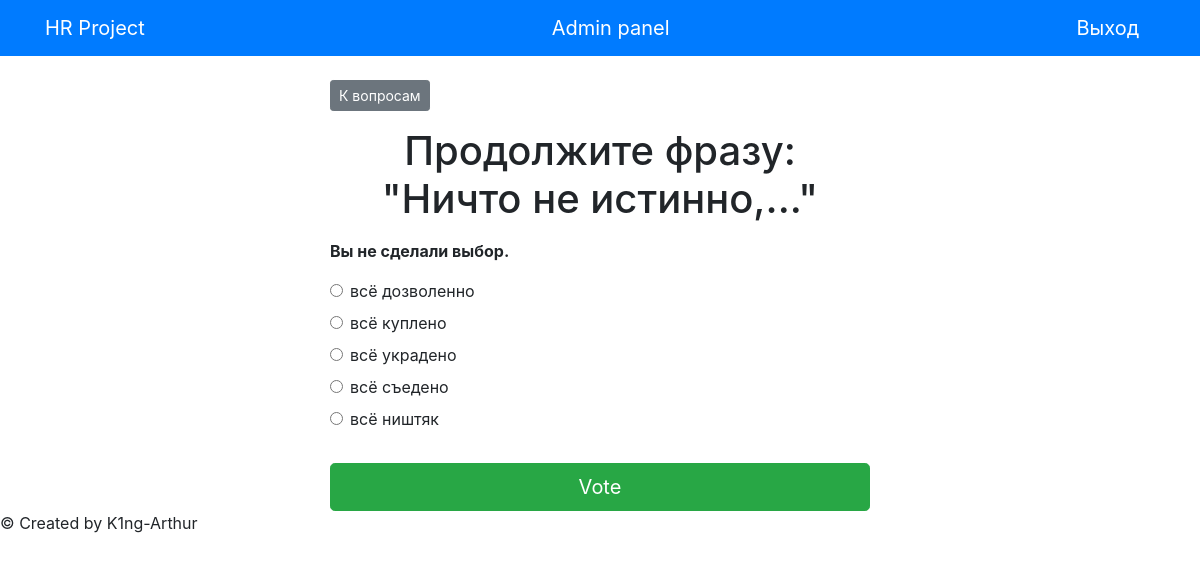
Page /polls/2/vote/ (signed in) on the committed database.
### polls/models.py (models this page shows, shortened)
class Question(models.Model):
	RADIO = 'RADIO'
	CHECKBOX = 'CHECKBOX'
	TYPE_OF_CHOICES = [
		(RADIO, 'Радиокнопка'),
		(CHECKBOX, 'Чекбокс'),
	]
	question_text = models.CharField('Текст вопроса', max_length=200, null=True, blank=True)
	img = models.ImageField('Изображение', blank=True, upload_to='')
	type_of = models.CharField('Выбор варианта', max_length=8, null=True, choices=TYPE_OF_CHOICES, default=RADIO)
	pub_date = models.DateTimeField('Дата публикации', default=timezone.now)
	start_date = models.DateTimeField('Начало теста', auto_now=False, default= timezone.now)
	class Meta:
		verbose_name = 'Вопрос'
		verbose_name_plural = 'Вопросы'

class Choice(models.Model):
	question = models.ForeignKey(Question, on_delete=models.CASCADE)
	choice_text = models.CharField('Текст вариантов', max_length=200)
	choice_weight = models.IntegerField('Вес ответа', editable=True, default=0)
	class Meta:
		verbose_name = 'Ответ'
		verbose_name_plural = 'Ответы'

### polls/views.py (the view)
# urls.py: path('<int:question_id>/vote/', views.vote, name='vote'),
def vote(request, question_id):
    user = request.user
    question = get_object_or_404(Question, pk=question_id)
    questionnaire_id = QuestionInQuestionnaire.objects.get(id=question_id).questionnaire.id
    questionnaires = get_object_or_404(Questionnaire, pk=questionnaire_id)
    users_profile = UserProfile.objects.filter(user=user)
    try:
        selected_choice = question.choice_set.get(pk=request.POST['choice'])
        multiple_choice = question.choice_set.filter(id__in=request.POST.getlist('choice'))
    except (KeyError, Choice.DoesNotExist):
        context = {
        	'questionnaires': questionnaires,
        	'question': question,
        	'user': user,
        	'error_message': "Вы не сделали выбор.",
        }
        return render(request, 'polls/detail.html', context)
    else:
    	user_data = UserProfile.objects.all()
    	for i in user_data:
    		i.raiting += selected_choice.choice_weight
    		i.save()
    	return HttpResponseRedirect(reverse('polls:questions_in_questionnaire',args=(1,)))

### templates/polls/detail.html (shortened to what this page needs)
{% extends 'base.html' %}
{% block content %}
	{% if user.is_authenticated %}
		<a class="btn btn-secondary btn-sm mb-3" href="{% url 'polls:questions_in_questionnaire' 1 %}">К вопросам</a>
		<h1 class="text-center mb-3">{{ question.question_text }}</h1>
		{% if error_message %}
			<p class="allert allert-danger">
			<strong>{{ error_message }}</strong>
			</p>
		{% endif %}
		<form action="{% url 'polls:vote' question.id %}" method="post">
			{% for choice in question.choice_set.all %}
				{% if question.type_of == 'RADIO' %}
					<div class="form-check">
						<input
						type="radio"
						name="choice"
						class="form-check-input"
						id="choice{{ forloop.counter }}"
						value="{{ choice.id }}"
						/>
						<label for="choice{{ forloop.counter }}">{{ choice.choice_text }}</label>
					</div>
				{% endif %}
			{% endfor %}
			<input type="submit" value="Vote" class="btn btn-success btn-lg btn-block mt-4"/>
		</form>
	{% else %}
   		<li>Для просмотра этой страницы войдите в ккаунт </li>
   		<li><a href="{% url 'login'%}?next={{request.path}}">Login</a></li>
	{% endif %}
{% endblock %}

### rows in the picture
Question: question_text "Продолжите фразу: \"Ничто не истинно,...\""
Choice: choice_text "всё дозволенно"
Choice: choice_text "всё куплено"
Choice: choice_text "всё украдено"
Choice: choice_text "всё съедено"
Choice: choice_text "всё ништяк"

### other values in the picture
{{ error_message }} "Вы не сделали выбор."
